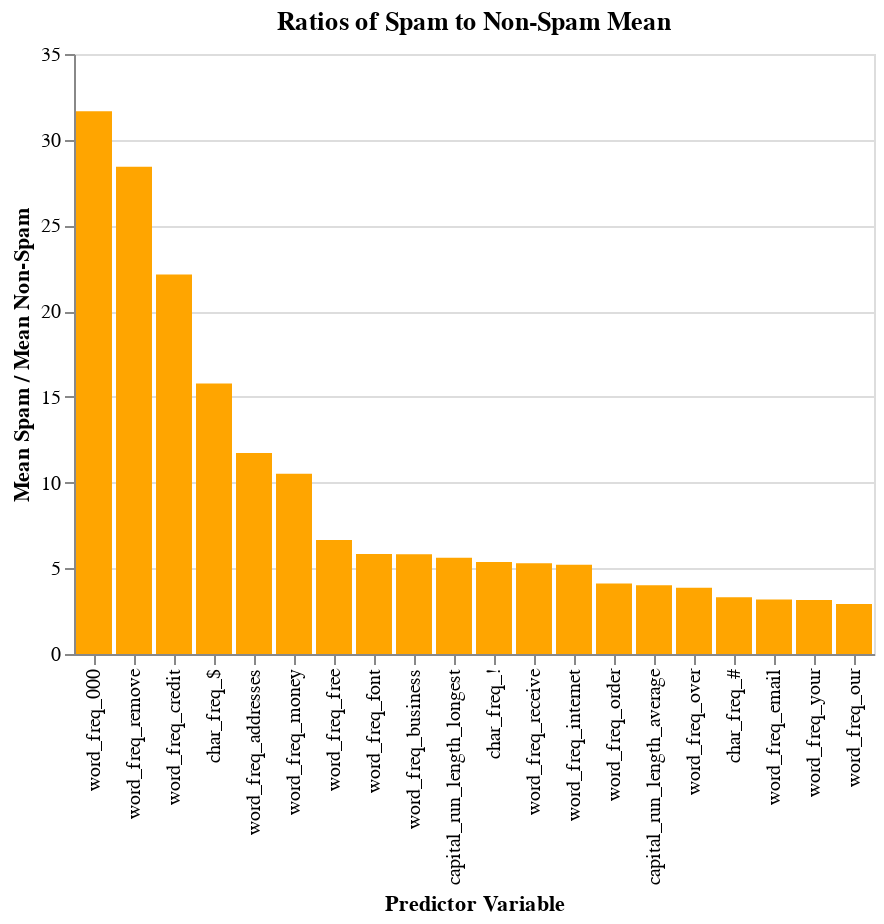

Notebook code cell kept with this figure:
### Markdown cell above
#### Identifying Predictor Variables

### Code cell
# normalize data
# spam_train = (spam_train - spam_train.min()) / (spam_train.max() - spam_train.min())


spam_mail = spam_train[spam_train["is_spam"] == 1]
non_spam = spam_train[spam_train["is_spam"] == 0]
mean_spam = pd.DataFrame(spam_mail.mean().reset_index()).rename(columns = {"index": "variable", 0: "mean_value_spam"})
mean_non_spam = pd.DataFrame(non_spam.mean().reset_index()).rename(columns = {"index": "variable", 0: "mean_value_non_spam"})
mean_non_spam

mean_val_compare = mean_spam.merge(mean_non_spam, on = "variable")
mean_val_compare = mean_val_compare.assign(spam_non_spam_ratio = mean_val_compare["mean_value_spam"] / mean_val_compare["mean_value_non_spam"])
mean_val_compare = mean_val_compare.sort_values(by="spam_non_spam_ratio", ascending=False)
# drop 3d as it is invalid
mean_val_compare_plot_data = mean_val_compare[~mean_val_compare["variable"].isin(["word_freq_3d", "is_spam"])]

ratio_bar_plot_top_20 = (
    alt.Chart(
        mean_val_compare_plot_data.head(20), title="Ratios of Spam to Non-Spam Mean"
    ).mark_bar(color='orange')
    .encode(
        x=alt.X(
            "variable",
            title="Predictor Variable",
            sort='-y'
        ),
        y=alt.Y(
            "spam_non_spam_ratio",
            title="Mean Spam / Mean Non-Spam",
        ),
    )
)

ratio_bar_plot_top_20

### Figure 1 — Vega-Lite specification as saved in the notebook (floating-point values rounded to 4 significant figures)
{"config": {"view": {"continuousWidth": 400, "continuousHeight": 300}}, "data": {"name": "data-1b655b58db57717f155610d3d9c78cce"}, "mark": {"type": "bar", "color": "orange"}, "encoding": {"x": {"field": "variable", "sort": "-y", "title": "Predictor Variable", "type": "nominal"}, "y": {"field": "spam_non_spam_ratio", "title": "Mean Spam / Mean Non-Spam", "type": "quantitative"}}, "title": "Ratios of Spam to Non-Spam Mean", "$schema": "https://vega.github.io/schema/vega-lite/v4.17.0.json", "datasets": {"data-1b655b58db57717f155610d3d9c78cce": [{"variable": "word_freq_000", "mean_value_spam": 0.2523, "mean_value_non_spam": 0.007967, "spam_non_spam_ratio": 31.66}, {"variable": "word_freq_remove", "mean_value_spam": 0.2794, "mean_value_non_spam": 0.009828, "spam_non_spam_ratio": 28.43}, {"variable": "word_freq_credit", "mean_value_spam": 0.2059, "mean_value_non_spam": 0.009297, "spam_non_spam_ratio": 22.14}, {"variable": "char_freq_$", "mean_value_spam": 0.1779, "mean_value_non_spam": 0.01127, "spam_non_spam_ratio": 15.78}, {"variable": "word_freq_addresses", "mean_value_spam": 0.1095, "mean_value_non_spam": 0.009335, "spam_non_spam_ratio": 11.73}, {"variable": "word_freq_money", "mean_value_spam": 0.2121, "mean_value_non_spam": 0.02018, "spam_non_spam_ratio": 10.51}, {"variable": "word_freq_free", "mean_value_spam": 0.5358, "mean_value_non_spam": 0.08065, "spam_non_spam_ratio": 6.644}, {"variable": "word_freq_font", "mean_value_spam": 0.2549, "mean_value_non_spam": 0.04371, "spam_non_spam_ratio": 5.831}, {"variable": "word_freq_business", "mean_value_spam": 0.2978, "mean_value_non_spam": 0.05121, "spam_non_spam_ratio": 5.816}, {"variable": "capital_run_length_longest", "mean_value_spam": 104.9, "mean_value_non_spam": 18.72, "spam_non_spam_ratio": 5.608}, {"variable": "char_freq_!", "mean_value_spam": 0.5125, "mean_value_non_spam": 0.09553, "spam_non_spam_ratio": 5.365}, {"variable": "word_freq_receive", "mean_value_spam": 0.1214, "mean_value_non_spam": 0.02294, "spam_non_spam_ratio": 5.294}, {"variable": "word_freq_internet", "mean_value_spam": 0.2196, "mean_value_non_spam": 0.04219, "spam_non_spam_ratio": 5.207}, {"variable": "word_freq_order", "mean_value_spam": 0.1743, "mean_value_non_spam": 0.04234, "spam_non_spam_ratio": 4.116}, {"variable": "capital_run_length_average", "mean_value_spam": 9.775, "mean_value_non_spam": 2.434, "spam_non_spam_ratio": 4.016}, {"variable": "word_freq_over", "mean_value_spam": 0.1722, "mean_value_non_spam": 0.04457, "spam_non_spam_ratio": 3.863}, {"variable": "char_freq_#", "mean_value_spam": 0.07901, "mean_value_non_spam": 0.02387, "spam_non_spam_ratio": 3.31}, {"variable": "word_freq_email", "mean_value_spam": 0.3154, "mean_value_non_spam": 0.09923, "spam_non_spam_ratio": 3.178}, {"variable": "word_freq_your", "mean_value_spam": 1.378, "mean_value_non_spam": 0.4367, "spam_non_spam_ratio": 3.155}, {"variable": "word_freq_our", "mean_value_spam": 0.5196, "mean_value_non_spam": 0.1782, "spam_non_spam_ratio": 2.915}]}}
